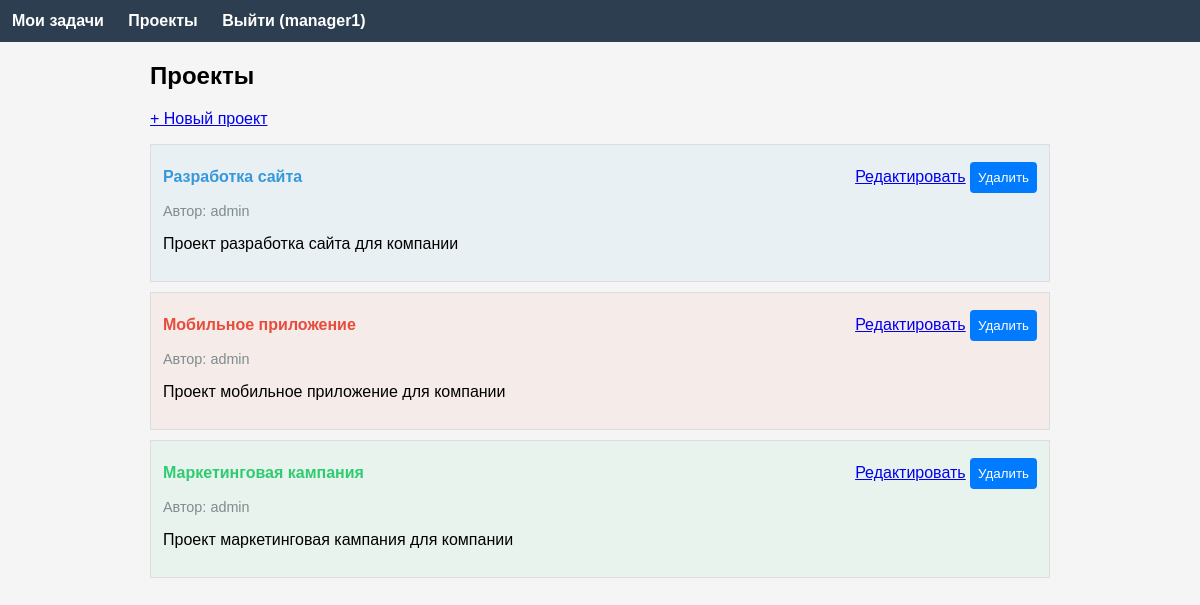
The app's page /projects (signed in) with its own data.
### app/models.py (models this page shows, shortened)
class User(UserMixin, db.Model):
    id = db.Column(db.Integer, primary_key=True)
    username = db.Column(db.String(64), index=True, unique=True, nullable=False)
    password_hash = db.Column(db.String(128), nullable=False)
    access_level = db.Column(db.Integer, default=1, nullable=False)
    authored_tasks = db.relationship('Task', back_populates='author', lazy='dynamic')
    assigned_tasks = db.relationship('Task', secondary=task_assignees, back_populates='assignees')
    comments = db.relationship('Comment', back_populates='author', lazy='dynamic')
    authored_projects = db.relationship('Project', back_populates='author', lazy='dynamic')
    def is_admin(self):
        return self.access_level == 0

class Project(db.Model):
    id = db.Column(db.Integer, primary_key=True)
    name = db.Column(db.String(100), nullable=False)
    description = db.Column(db.Text)
    color = db.Column(db.String(7), default='#3498db')
    user_id = db.Column(db.Integer, db.ForeignKey('user.id'), nullable=False)
    tasks = db.relationship('Task', back_populates='project', lazy='dynamic')
    author = db.relationship('User', back_populates='authored_projects')

### app/main/routes.py (the view)
@main.route('/projects')
@login_required
def projects():
    projects = Project.query.all()
    return render_template('projects.html', projects=projects)

### app/__init__.py (called while the page is built)
def create_app():
    app = Flask(__name__)
    app.config['SECRET_KEY'] = os.environ.get('SECRET_KEY', 'dev-secret-key')
    app.config['SQLALCHEMY_DATABASE_URI'] = 'sqlite:///task_manager.db'
    app.config['SQLALCHEMY_TRACK_MODIFICATIONS'] = False
    db.init_app(app)
    login_manager.init_app(app)
    login_manager.login_view = 'auth.login'
    from .models import User
    @login_manager.user_loader
    def load_user(user_id):
        return User.query.get(int(user_id))
    from .auth import auth as auth_blueprint
    app.register_blueprint(auth_blueprint)
    from .main import main as main_blueprint
    app.register_blueprint(main_blueprint)
    from .api import api as api_blueprint
    app.register_blueprint(api_blueprint, url_prefix='/api')
    return app

### app/templates/projects.html (shortened to what this page needs)
{% extends "base.html" %}
{% block content %}
<h2>Проекты</h2>
<a href="#" onclick="document.getElementById('new-project-form').classList.remove('hidden'); return false;">+ Новый проект</a>
{% if projects %}
<ul style="list-style:none; padding:0;">
{% for p in projects %}
    <li style="border:1px solid #ddd; margin:10px 0; padding:12px; background:{{ p.color }}10;">
        <div style="display:flex; justify-content:space-between; align-items:center;">
            <strong style="color:{{ p.color }};">
                <a href="{{ url_for('main.view_project', id=p.id) }}" style="color:{{ p.color }}; text-decoration:none;">{{ p.name }}</a>
            </strong>
            <span>
                <a href="#" onclick="document.getElementById('edit-project-{{ p.id }}').classList.remove('hidden'); return false;">Редактировать</a>
                <form method="post" action="{{ url_for('main.delete_project', id=p.id) }}" style="display:inline;">
                    <button type="submit" onclick="return confirm('Удалить проект?')">Удалить</button>
                </form>
            </span>
        </div>
        <div style="font-size:0.9em; color:#7f8c8d; margin-top:5px;">
            Автор: {{ p.author.username }}
        </div>
        {% if p.description %}
            <p>{{ p.description }}</p>
        {% endif %}
    </li>
{% endfor %}
</ul>
{% else %}
<p>Нет проектов. Создайте первый!</p>
{% endif %}
{% endblock %}

### app/templates/base.html (shortened to what this page needs)
<!DOCTYPE html>
<html lang="ru">
<head>
    <link rel="stylesheet" href="{{ url_for('static', filename='style.css') }}">
</head>
<body>
    <nav>
        {% if current_user.is_authenticated %}
            <a href="{{ url_for('main.tasks') }}">Мои задачи</a>
            <a href="{{ url_for('main.projects') }}">Проекты</a>
            <a href="{{ url_for('auth.logout') }}">Выйти ({{ current_user.username }})</a>
        {% else %}
            <a href="{{ url_for('main.index') }}">Главная</a>
            <a href="{{ url_for('auth.login') }}">Вход</a>
            <a href="{{ url_for('auth.register') }}">Регистрация</a>
        {% endif %}
    </nav>
    <main>
        {% block content %}{% endblock %}
    </main>
</body>
</html>

### app/static/style.css (style rules this page uses)
body { font-family: Arial, sans-serif; margin: 0; padding: 0; background: #f5f5f5; }
nav { background: #2c3e50; padding: 12px; }
nav a { color: white; margin-right: 20px; text-decoration: none; font-weight: bold; }
main { max-width: 900px; margin: 20px auto; padding: 0 15px; }
input, textarea, button, select { margin: 5px 0; padding: 8px; border: 1px solid #ccc; border-radius: 4px; width: 100%; box-sizing: border-box; }
button { background: #007bff; color: white; border: none; cursor: pointer; border-radius: 4px; width: auto; }
ul { list-style: none; padding: 0; }
li { margin: 10px 0; }
form { margin: 0; }

### records on screen
User: username "manager1"
Project: name "Разработка сайта", author.username "admin", description "Проект разработка сайта для компании"
Project: name "Мобильное приложение", author.username "admin", description "Проект мобильное приложение для компании"
Project: name "Маркетинговая кампания", author.username "admin", description "Проект маркетинговая кампания для компании"
